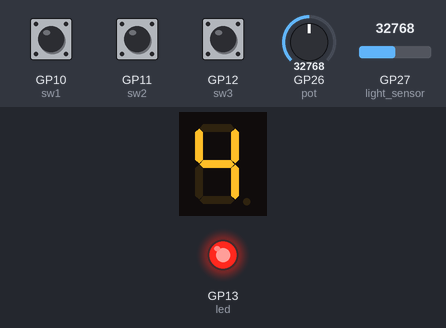
Bench run of a program on a simulated Raspberry Pi Pico running MicroPython. Parts: 1-digit seven-segment display, output pins drawn as LEDs (lit = HIGH). Wiring (from the project's diagram.json): blue button on GP10, green button on GP11, red button on GP12, red LED on GP13, potentiometer on GP26, light sensor on GP27. The inputs (shaded band) are chosen by the test bench; at power-on: GP27 (light_sensor) = 32768, GP26 (pot) = 32768, GP11 (sw2) HIGH, GP12 (sw3) HIGH, GP10 (sw1) HIGH (analog values on the 0–65535 scale). The segment pins are drawn as the display they are named for; pins used as bus, display or sensor lines are not drawn; what the program prints to the serial console is not drawn.

Above: at 1.2 s.
1.3 s: GP27 (light_sensor) set to 32320
At 2.1 s:
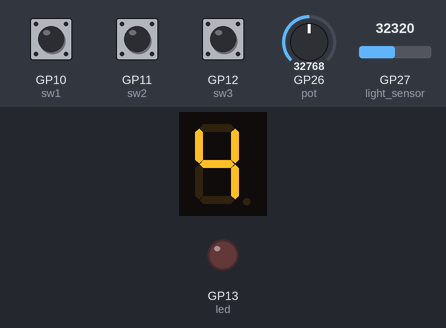
2.8 s: GP26 (pot) set to 45874
At 4.0 s:
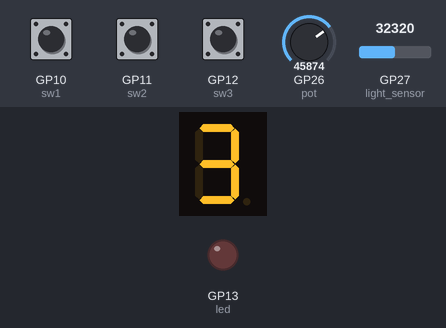
4.3 s: GP11 (sw2) pulled LOW for 0.15 s
At 5.3 s:
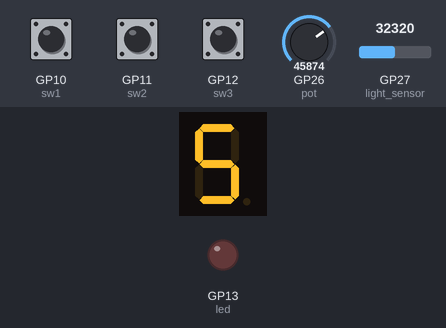
5.9 s: GP12 (sw3) pulled LOW for 0.15 s
At 7.2 s:
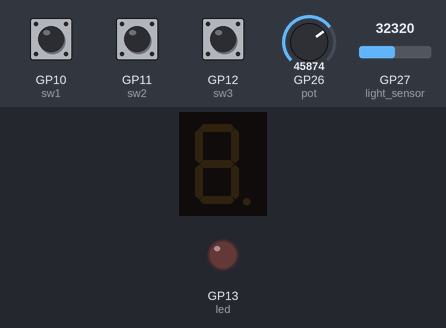
7.5 s: GP27 (light_sensor) set to 33422
At 7.8 s:
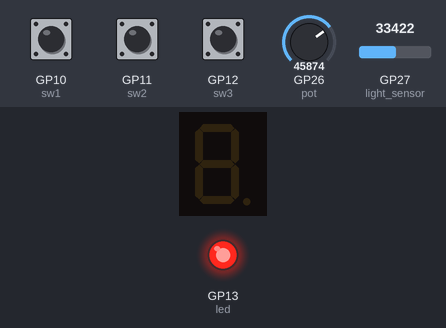
9.0 s: GP10 (sw1) pulled LOW for 0.15 s
At 10.3 s:
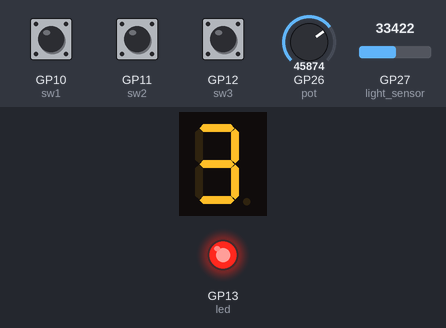
Timing chart, 0 to 11.6 s (numbered marks = the images above; inputs shaded):
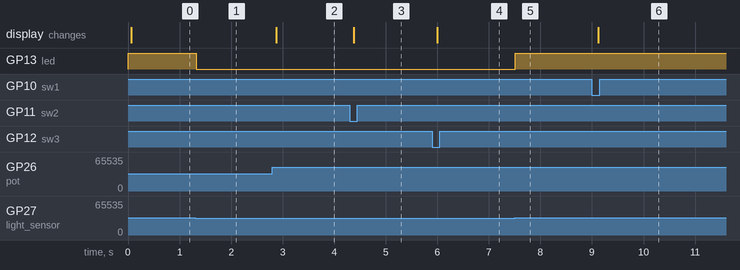

Measured:
- the behaviour switches between 32768 and 32752 on GP27 (light_sensor) (found by bisection; images 0 and 1)
- after the input at 1.3 s, GP13 (led): HIGH → LOW at once
- after the input at 2.8 s, the display: changes after 0.08 s (image 2)
- after the input at 4.3 s, the display: changes after 0.08 s (image 3)
- after the input at 5.9 s, the display: changes after 0.10 s (image 4)
- after the input at 7.5 s, GP13 (led): LOW → HIGH at once
- after the input at 9.0 s, the display: changes after 0.12 s (image 6)

The program:

main.py
```python
from machine import Pin, ADC
from time import sleep_ms

segments = [
    Pin(2, Pin.OUT),
    Pin(3, Pin.OUT),
    Pin(4, Pin.OUT),
    Pin(5, Pin.OUT),
    Pin(6, Pin.OUT),
    Pin(7, Pin.OUT),
    Pin(8, Pin.OUT)
]

sw1 = Pin(10, Pin.IN, Pin.PULL_UP)
sw2 = Pin(11, Pin.IN, Pin.PULL_UP)
sw3 = Pin(12, Pin.IN, Pin.PULL_UP)

led = Pin(13, Pin.OUT)
pot = ADC(Pin(26))
light_sensor = ADC(Pin(27))

FONT = [
    0x3F,
    0x06,
    0x5B,
    0x4F,
    0x66,
    0x6D,
    0x7D,
    0x07,
    0x7F,
    0x6F
]

mode = 1


def display_number(number):
    pattern = 0 if number is None else FONT[number]

    for i, segment in enumerate(segments):
        segment.value((pattern >> i) & 1)


display_number(None)
led.value(0)

print("SW1: 볼륨값 표시")
print("SW2: 조도값 표시")
print("SW3: 숫자 표시 끄기")
print("어두워지면 LED가 켜집니다.")

while True:
    if sw1.value() == 0:
        mode = 1
    elif sw2.value() == 0:
        mode = 2
    elif sw3.value() == 0:
        mode = 3

    pot_raw = pot.read_u16()
    light_raw = light_sensor.read_u16()

    pot_number = 9 - min(9, pot_raw * 10 // 65536)
    light_number = 9 - min(9, light_raw * 10 // 65536)

    if mode == 1:
        number = pot_number
    elif mode == 2:
        number = light_number
    else:
        number = None

    display_number(number)

    led.value(light_raw > 32767)

    print(
        "모드: {} | 볼륨: {} | 조도: {} | 표시: {} | LED: {}".format(
            mode,
            pot_number,
            light_number,
            "-" if number is None else number,
            "ON" if led.value() else "OFF"
        )
    )

    sleep_ms(50)
```
